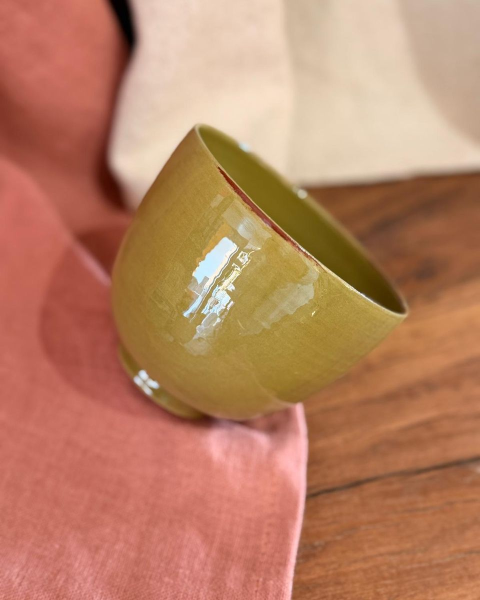
#> input picture assets/img/Bol à thé green curry.jpeg, 960 x 1200 px, given as the content of the folder ../assets/img/Bol à thé green curry.jpeg, which was not available (shown at 1/2 size)
$ python decosud_grille.py '../assets/img/Bol à thé green curry.jpeg' 5
#> lines starting #> are read from the running program, lines starting #| are printed output that depends on the picture
"""Mesure et contrôle de la grille Sélection Déco Sud.
Usage : python3 decosud_grille.py dossier_photos/ [colonnes]
Les photos sont lues dans l'ordre alphabétique (= ordre de la grille).
"""
import sys, glob, os, math
import numpy as np
from PIL import Image
from skimage.color import rgb2lab

def mesurer(path):
#> called with path = '_only/Bol à thé green curry.jpeg'
    img = np.asarray(Image.open(path).convert("RGB").resize((400, 500))) / 255.0
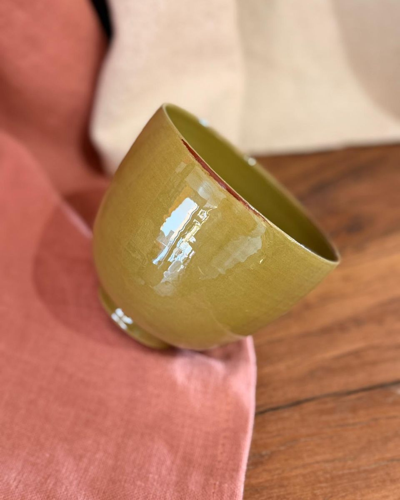
#> img: shape (500, 400, 3) float64; mean R, G, B 0.726, 0.51, 0.393
    h, w, _ = img.shape
#> h = 500; w = 400
    zone = img[int(h*.2):int(h*.8), int(w*.2):int(w*.8)]  # zone produit ~ centre
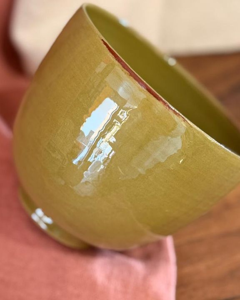
#> zone: shape (300, 240, 3) float64; mean R, G, B 0.676, 0.51, 0.338
    lab = rgb2lab(zone).reshape(-1, 3)
    L, a, b = lab.mean(axis=0)
#> L = 57.51; a = 11.52; b = 30.21
    C = np.hypot(lab[:, 1], lab[:, 2]).mean()
#> C = 34.88
    hue = math.degrees(math.atan2(b, a)) % 360
#> hue = 69.13
    L_img = rgb2lab(img)[..., 0].mean()  # clarté de la photo entière
#> L_img = 59.2
    # M3 de Hasler & Süsstrunk, sur l'image entière (0-255)
    R, G, B = [img[..., i].ravel()*255 for i in range(3)]
    rg, yb = R - G, 0.5*(R + G) - B
    m3 = math.hypot(rg.std(), yb.std()) + 0.3*math.hypot(rg.mean(), yb.mean())
#> m3 = 56.52
    return dict(L=L, C=C, h=hue, M3=m3, L_img=L_img)

def famille(m):
    if m["L"] < 45 and m["C"] < 20: return "S"
    if m["C"] < 12: return "N"
    h = m["h"]
    if 30 <= h < 75: return "T"
    if 75 <= h < 100 and m["C"] >= 25: return "J"
    if 75 <= h < 100: return "T"
    if 100 <= h < 170: return "V"
    if 200 <= h <= 270: return "B"
    return "T"

def est_accent(m, f):
    return f in ("J", "B", "S") or m["M3"] >= 45

INTERDITS = {frozenset("JB"), frozenset("JS"), frozenset("S")}

def voisins_ok(a, b):
    fa, fb = a["fam"], b["fam"]
    if frozenset((fa, fb)) in INTERDITS: return False, f"{fa}-{fb} interdit"
    teinte_ok = fa == fb or "N" in (fa, fb) or min(abs(a["h"]-b["h"]), 360-abs(a["h"]-b["h"])) <= 60
    if not teinte_ok: return False, f"teintes {fa}/{fb} trop éloignées"
    if abs(a["L"] - b["L"]) < 8: return False, "clartés trop proches (<8 L*)"
    return True, ""

def controler(items, cols):
    pb = []
    n = len(items)
    if sum(i["fam"] == "N" for i in items) < n/2: pb.append("Moins de 50 % de photos N")
    if sum(i["acc"] for i in items) > n/4: pb.append("Plus de 25 % d'accents")
    m3_moy = np.mean([i["M3"] for i in items])
    if not 15 <= m3_moy <= 30: pb.append(f"M3 moyen de la grille {m3_moy:.0f} hors 15-30")
    for k, it in enumerate(items[:cols]):
        if it["fam"] not in ("N", "T"): pb.append(f"Premier écran : {it['nom']} n'est ni N ni T")
    rows = [items[r:r+cols] for r in range(0, n, cols)]
    prev_acc_col = None
    for r, row in enumerate(rows):
        acc = [c for c, it in enumerate(row) if it["acc"]]
        if len(acc) > 1: pb.append(f"Rangée {r+1} : {len(acc)} accents")
        if acc and acc[0] == prev_acc_col: pb.append(f"Rangée {r+1} : accent dans la même colonne qu'au-dessus")
        prev_acc_col = acc[0] if acc else None
    moy = np.mean([i["L"] for i in items])
    for r, row in enumerate(rows):
        if abs(np.mean([i["L"] for i in row]) - moy) > 5: pb.append(f"Rangée {r+1} : clarté moyenne hors ±5")
    for k, it in enumerate(items):
        for j in (k+1 if (k+1) % cols else None, k+cols):
            if j is not None and j < n:
                ok, why = voisins_ok(it, items[j])
                if not ok: pb.append(f"{it['nom']} / {items[j]['nom']} : {why}")
    for it in items:
        if it["M3"] > 60: pb.append(f"{it['nom']} : M3 {it['M3']:.0f} > 60, désaturer")
        if not 78 <= it["L_img"] <= 92: pb.append(f"{it['nom']} : L* photo {it['L_img']:.0f} hors 78-92 (vue grille)")
    return pb

if __name__ == "__main__":
    dossier = sys.argv[1]; cols = int(sys.argv[2]) if len(sys.argv) > 2 else 3
    fichiers = sorted(f for f in glob.glob(os.path.join(dossier, "*")) if f.lower().endswith((".jpg", ".jpeg", ".png", ".webp")))
    items = []
    for f in fichiers:
        m = mesurer(f); fam = famille(m)
#> after `m = mesurer(f)`: m = {'L': 57.51, 'C': 34.88, 'h': 69.13, 'M3': 56.52, 'L_img': 59.2}
#> after `fam = famille(m)`: fam = 'T'
        items.append(dict(m, nom=os.path.basename(f), fam=fam, acc=est_accent(m, fam)))
        print(f"{os.path.basename(f):30s} L*{m['L']:5.1f} C*{m['C']:5.1f} h{m['h']:5.0f} M3{m['M3']:5.1f}  {fam}{' accent' if items[-1]['acc'] else ''}")
#| Bol à thé green curry.jpeg     L* 57.5 C* 34.9 h   69 M3 56.5  T accent
    pb = controler(items, cols)
#> in controler, `n = len(items)`: n = 1
#> in controler, `m3_moy = np.mean([i["M3"] for i in items])`: m3_moy = 56.52
#> the loop in controler, `for k, it in enumerate(items[:cols]):` made 1 pass
#> after the loop in controler, `for k, it in enumerate(items[:cols]):`: pb = ['Moins de 50 % de photos N', "Plus de 25 % d'accents", 'M3 moyen de la grille 57 hors 15-30']
#> in controler, `rows = [items[r:r+cols] for r in range(0, n, cols)]`: rows = 1 item
#> the loop in controler, `for r, row in enumerate(rows):` made 1 pass
#> (r, acc, prev_acc_col) on pass 1: (0, [0], 0)
#> in controler, `moy = np.mean([i["L"] for i in items])`: moy = 57.51
#> the loop in controler, `for r, row in enumerate(rows):` made 1 pass
#> r on pass 1: 0
#> the loop in controler, `for k, it in enumerate(items):` made 1 pass
#> the loop in controler, `for it in items:` made 1 pass
#> after the loop in controler, `for it in items:`: pb = 4 items
#> pb = 4 items
    print("\nGrille conforme." if not pb else "\nÀ corriger :\n- " + "\n- ".join(pb))
#| À corriger :
#| - Moins de 50 % de photos N
#| - Plus de 25 % d'accents
#| - M3 moyen de la grille 57 hors 15-30
#| - Bol à thé green curry.jpeg : L* photo 59 hors 78-92 (vue grille)

$ run again, on assets/img/Bougeoir coins PM.jpeg
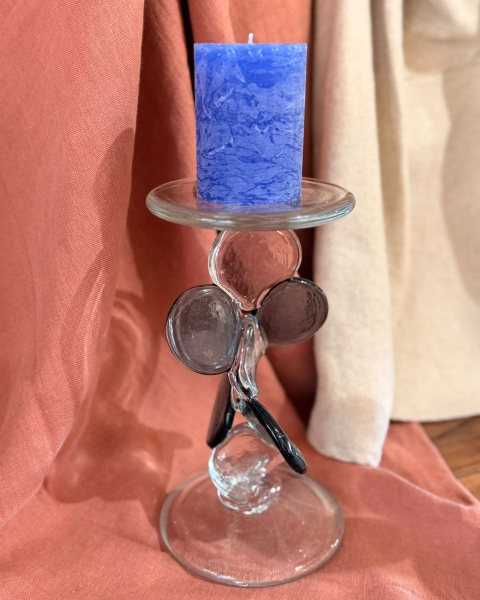
#> input picture assets/img/Bougeoir coins PM.jpeg, 960 x 1200 px, given as the content of the folder ../assets/img/Bougeoir coins PM.jpeg, which was not available (shown at 1/2 size)
#> in mesurer, `img = np.asarray(Image.open(path).convert("RGB").resize((400, 500))) /..`:
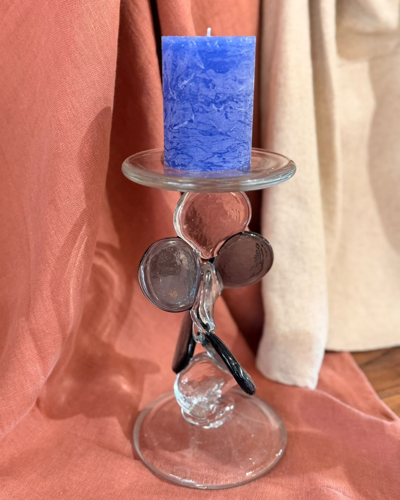
#> img: shape (500, 400, 3) float64; mean R, G, B 0.726, 0.499, 0.462
#> in mesurer, `zone = img[int(h*.2):int(h*.8), int(w*.2):int(w*.8)]`:
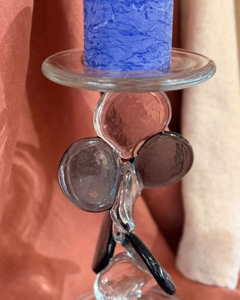
#> zone: shape (300, 240, 3) float64; mean R, G, B 0.62, 0.438, 0.423
#> L = 51.84; a = 20.1; b = 11.06
#> C = 29.75
#> hue = 28.82
#> L_img = 59.02
#> m3 = 76.31
#> m = {'L': 51.84, 'C': 29.75, 'h': 28.82, 'M3': 76.31, 'L_img': 59.02}
#> fam = 'T'
#| Bougeoir coins PM.jpeg         L* 51.8 C* 29.7 h   29 M3 76.3  T accent
#> n = 1
#> m3_moy = 76.31
#> the loop in controler, `for k, it in enumerate(items[:cols]):` made 1 pass
#> after the loop in controler, `for k, it in enumerate(items[:cols]):`: pb = ['Moins de 50 % de photos N', "Plus de 25 % d'accents", 'M3 moyen de la grille 76 hors 15-30']
#> rows = 1 item
#> the loop in controler, `for r, row in enumerate(rows):` made 1 pass
#> (r, acc, prev_acc_col) on pass 1: (0, [0], 0)
#> moy = 51.84
#> the loop in controler, `for r, row in enumerate(rows):` made 1 pass
#> r on pass 1: 0
#> the loop in controler, `for k, it in enumerate(items):` made 1 pass
#> the loop in controler, `for it in items:` made 1 pass
#> after the loop in controler, `for it in items:`: pb = 5 items
#| À corriger :
#| - Moins de 50 % de photos N
#| - Plus de 25 % d'accents
#| - M3 moyen de la grille 76 hors 15-30
#| - Bougeoir coins PM.jpeg : M3 76 > 60, désaturer
#| - Bougeoir coins PM.jpeg : L* photo 59 hors 78-92 (vue grille)

$ run again, on assets/img/Bougeoir coins.jpeg
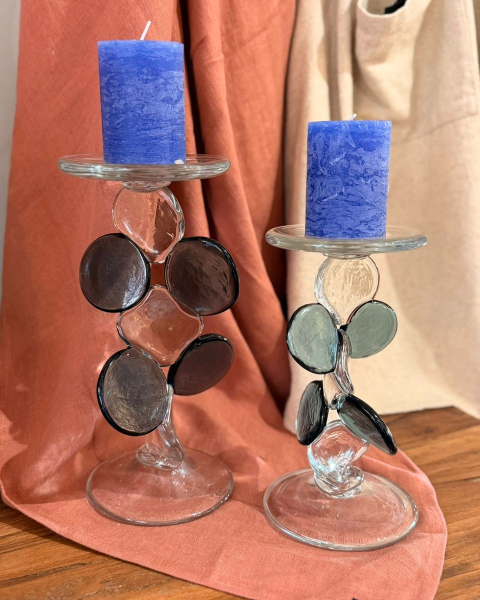
#> input picture assets/img/Bougeoir coins.jpeg, 960 x 1200 px, given as the content of the folder ../assets/img/Bougeoir coins.jpeg, which was not available (shown at 1/2 size)
#> in mesurer, `img = np.asarray(Image.open(path).convert("RGB").resize((400, 500))) /..`:
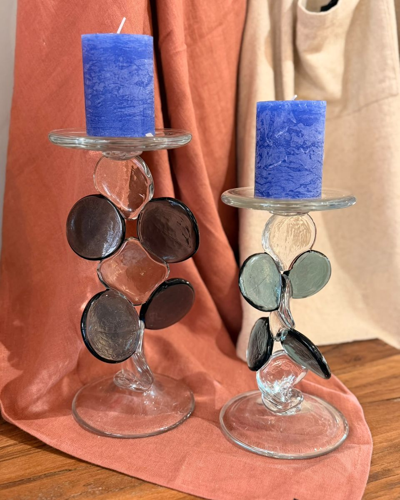
#> img: shape (500, 400, 3) float64; mean R, G, B 0.688, 0.468, 0.407
#> in mesurer, `zone = img[int(h*.2):int(h*.8), int(w*.2):int(w*.8)]`:
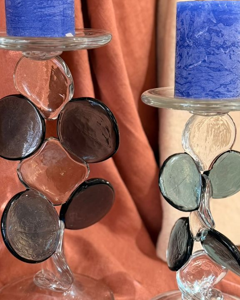
#> zone: shape (300, 240, 3) float64; mean R, G, B 0.558, 0.396, 0.38
#> L = 47.07; a = 18.49; b = 10.14
#> C = 30.27
#> hue = 28.74
#> L_img = 55.68
#> m3 = 79.48
#> m = {'L': 47.07, 'C': 30.27, 'h': 28.74, 'M3': 79.48, 'L_img': 55.68}
#> fam = 'T'
#| Bougeoir coins.jpeg            L* 47.1 C* 30.3 h   29 M3 79.5  T accent
#> n = 1
#> m3_moy = 79.48
#> the loop in controler, `for k, it in enumerate(items[:cols]):` made 1 pass
#> after the loop in controler, `for k, it in enumerate(items[:cols]):`: pb = ['Moins de 50 % de photos N', "Plus de 25 % d'accents", 'M3 moyen de la grille 79 hors 15-30']
#> rows = 1 item
#> the loop in controler, `for r, row in enumerate(rows):` made 1 pass
#> (r, acc, prev_acc_col) on pass 1: (0, [0], 0)
#> moy = 47.07
#> the loop in controler, `for r, row in enumerate(rows):` made 1 pass
#> r on pass 1: 0
#> the loop in controler, `for k, it in enumerate(items):` made 1 pass
#> the loop in controler, `for it in items:` made 1 pass
#> after the loop in controler, `for it in items:`: pb = 5 items
#| À corriger :
#| - Moins de 50 % de photos N
#| - Plus de 25 % d'accents
#| - M3 moyen de la grille 79 hors 15-30
#| - Bougeoir coins.jpeg : M3 79 > 60, désaturer
#| - Bougeoir coins.jpeg : L* photo 56 hors 78-92 (vue grille)
